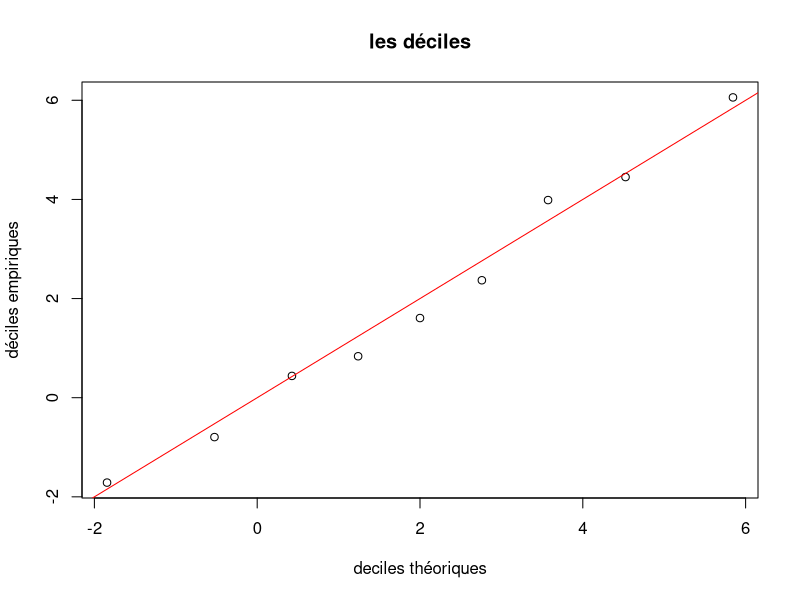
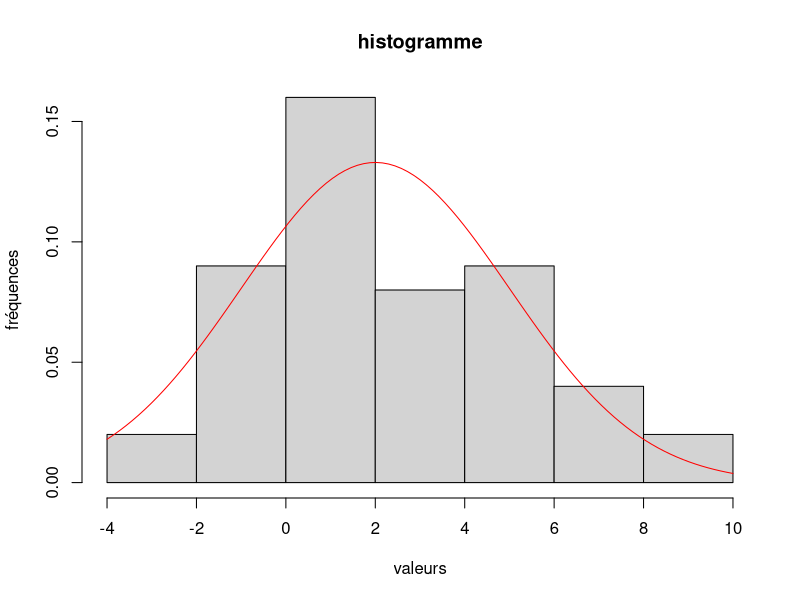

These charts were generated, in order, by the following R code:
# Dans cette partie X est une variable al ́eatoire de loi N (2, 4).

# Exercice 1 : quantiles empiriques ou th ́eoriques
# Le quantile empirique d’ordre α d’un  ́echantillon de n tirages ind ́ependants x1, x2, ..., xn de X est la
# valeur pour laquelle, la proportion des xi qui se trouvent inf ́erieurs ou  ́egaux `a cette valeur, vaut α. Le
# quantile th ́eorique d’ordre α appel ́e quantile (et calcul ́e par la fonction de quantile qnorm()) est la valeur
# telle que la probabilit ́e que X soit inf ́erieur ou  ́egal `a cette valeur, vaille α

# 1. Simuler un  ́echantillon de taille n = 50 de X et l’affecter `a x.

mu <- 2
sigma <- 3
n <- 50

x <- rnorm(n, mu, sigma)

# 2. Calculer les quantiles empiriques d’ordre 10%, 20%, ..., 90% de x (appel ́es aussi les d ́eciles empiriques
# car ils permettent de couper l’ ́echantillon en dix) `a l’aide de la fonction quantile() et en utilisant
# l’option type=1.

demp <- quantile(x, probs = seq(0.1, 0.9, 0.1), type = 1)

# 3. Calculer les quantiles th ́eoriques d’ordre 10%, 20%, ..., 90% de X `a l’aide de la fonction qnorm()

dtheo <- qnorm(seq(0.1, 0.9, 0.1), mu, sigma)

# 4. Faire un graphe des 9 points d’abscisses les d ́eciles et d’ordonn ́ees les d ́eciles empiriques. Ajouter
# la droite y = x. Commentaire

plot(dtheo, demp, main = "les déciles", xlab = "deciles théoriques", ylab = "déciles empiriques")
abline(0, 1, col = "red")

# 5. Faire un histogramme des observations tir ́ees et y superposer la densit ́e de la loi N (2, 4). Commen-
# taire.

hist(x, main = "histogramme", xlab = "valeurs", ylab = "fréquences", freq = FALSE)
curve(dnorm(x, mu, sigma), col = "red", add = TRUE)

# 6. Calculer les quantiles empiriques d’ordre 1/(n + 1), 2/(n + 1), ...., n/(n + 1) de x. Les comparer aux
# valeurs ordonn ́ees de l’ ́echantillon que l’on obtiendra avec la commande sort(x).

emp <- quantile(x, probs = seq(1 / (n + 1), n / (n + 1), 1 / (n + 1)), type = 1)
sort(x)

# 7. Calculer les quantiles th ́eoriques d’ordre 1/(n + 1), 2/(n + 1), ...., n/(n + 1) de X et tracer les points
# d’abscisses quantiles th ́eoriques et ordonn ́ees quantiles empiriques. Y ajouter la droite y = x.

theo <- qnorm(seq(1 / (n + 1), n / (n + 1), 1 / (n + 1)), mu, sigma)
